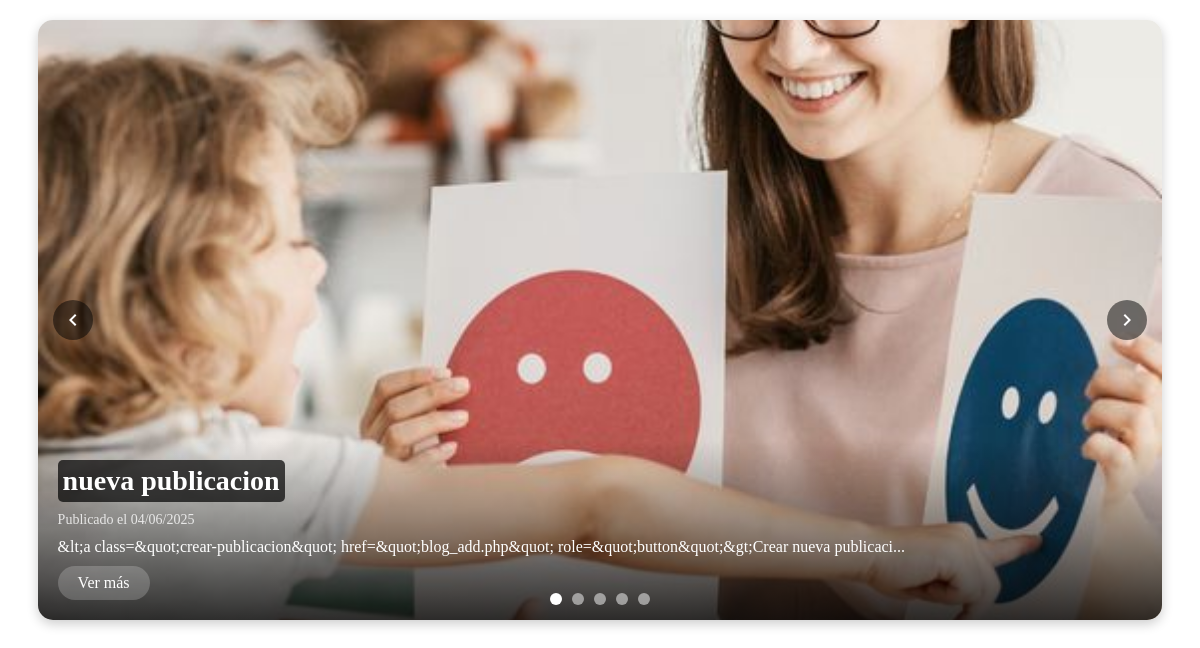
/PHP/dinamic_carrusel.php, run on an earlier commit of the app's database.
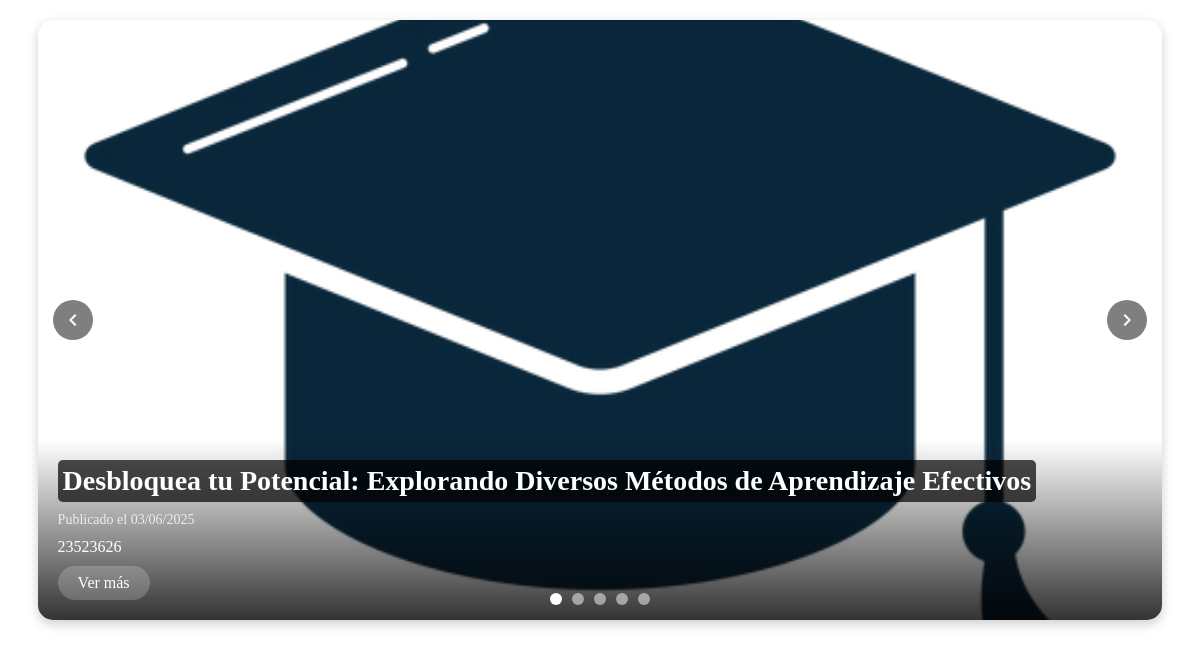
And on a later commit of the database.
### tables this page shows
CREATE TABLE `publicaciones_2` (
  `id` int(11) NOT NULL,
  `titular` varchar(255) NOT NULL,
  `fecha` date NOT NULL,
  `descripcion_corta` varchar(255) NOT NULL,
  `contenido` text NOT NULL,
  `referencia` varchar(255) NOT NULL,
  `imagen` varchar(255) DEFAULT NULL COMMENT 'Ruta/nombre del archivo de imagen',
  `categoria` varchar(50) NOT NULL,
  `fecha_creacion` timestamp NOT NULL DEFAULT current_timestamp(),
  `total_ratings` int(11) DEFAULT 0,
  `rating_count` int(11) DEFAULT 0,
  `mensaje` varchar(255) NOT NULL,
  `estado` enum('publicado','archivado') DEFAULT 'publicado',
  `categoria_id` int(11) DEFAULT NULL
);

### PHP/dinamic_carrusel.php (the view, shortened to what this page needs)
<?php
include 'blog_db.php';
$sql_carousel = "SELECT id, titular, descripcion_corta, imagen, fecha_creacion, fecha FROM publicaciones_2 WHERE estado = 'publicado' ORDER BY fecha_creacion DESC LIMIT 5";
$resultado_carousel = $conn->query($sql_carousel);
$slides = [];
if ($resultado_carousel->num_rows > 0) {
    while ($fila = $resultado_carousel->fetch_assoc()) {
        $slides[] = $fila;
    }
}
?>
<div class="dynamic-carousel-container">
    <?php if (!empty($slides)): ?>
        <div class="dynamic-carousel-slides" id="dynamicCarouselSlides">
            <?php foreach ($slides as $index => $slide): ?>
                <div class="dynamic-carousel-slide">
                    <?php
                    $imagen = !empty($slide['imagen'])
                        ? '../images/publicaciones/' . htmlspecialchars($slide['imagen'])
                        : '../images/escuela1.jpg';
                    ?>
                    <img src="<?php echo $imagen; ?>" alt="<?php echo htmlspecialchars($slide['titular']); ?>" class="dynamic-carousel-image">
                    <div class="dynamic-carousel-caption">
                        <h2><?php echo htmlspecialchars($slide['titular']); ?></h2>
                        <span class="dynamic-carousel-date">
                            Publicado el <?php echo date("d/m/Y", strtotime($slide['fecha_creacion'])); ?>
                        </span>
                        <p><?php echo htmlspecialchars(substr($slide['descripcion_corta'], 0, 120) . (strlen($slide['descripcion_corta']) > 120 ? '...' : '')); ?></p>
                        <a href="../PHP/post_completo.php?id=<?php echo $slide['id']; ?>" class="dynamic-carousel-link">Ver más</a>
                    </div>
                </div>
            <?php endforeach; ?>
        </div>
        <div class="dynamic-carousel-controls">
            <button class="dynamic-carousel-control" id="dynamicPrevBtn">
                <svg xmlns="http://www.w3.org/2000/svg" viewBox="0 0 24 24" fill="currentColor" width="24" height="24">
                    <path d="M15.41 7.41L14 6l-6 6 6 6 1.41-1.41L10.83 12z"/>
                </svg>
            </button>
            <button class="dynamic-carousel-control" id="dynamicNextBtn">
                <svg xmlns="http://www.w3.org/2000/svg" viewBox="0 0 24 24" fill="currentColor" width="24" height="24">
                    <path d="M10 6L8.59 7.41 13.17 12l-4.58 4.59L10 18l6-6z"/>
                </svg>
            </button>
        </div>
        <div class="dynamic-carousel-indicators" id="dynamicCarouselIndicators">
            <?php for ($i = 0; $i < count($slides); $i++): ?>
                <div class="dynamic-carousel-indicator <?php echo $i === 0 ? 'active' : ''; ?>" data-dynamic-index="<?php echo $i; ?>"></div>
            <?php endfor; ?>
        </div>
    <?php else: ?>
        <div class="dynamic-carousel-empty">
            <p>No hay publicaciones disponibles para mostrar en el carrusel.</p>
        </div>
    <?php endif; ?>
</div>

What changed in the data, as far as the page shows it:
removed publicaciones_2: imagen (picture), titular "nueva publicacion", fecha_creacion "04/06/2025", descripcion_corta "&lt;a class=&quot;crear-publicacion&quot; href=&quot;blog_add.php&quot; role=&quot;button&quot;&gt;Crear nueva publicaci..."
now on this page (row edited): publicaciones_2: imagen (picture), titular "Desbloquea tu Potencial: Explorando Diversos Métodos de Aprendizaje Efectivos", fecha_creacion "03/06/2025", descripcion_corta "23523626"
